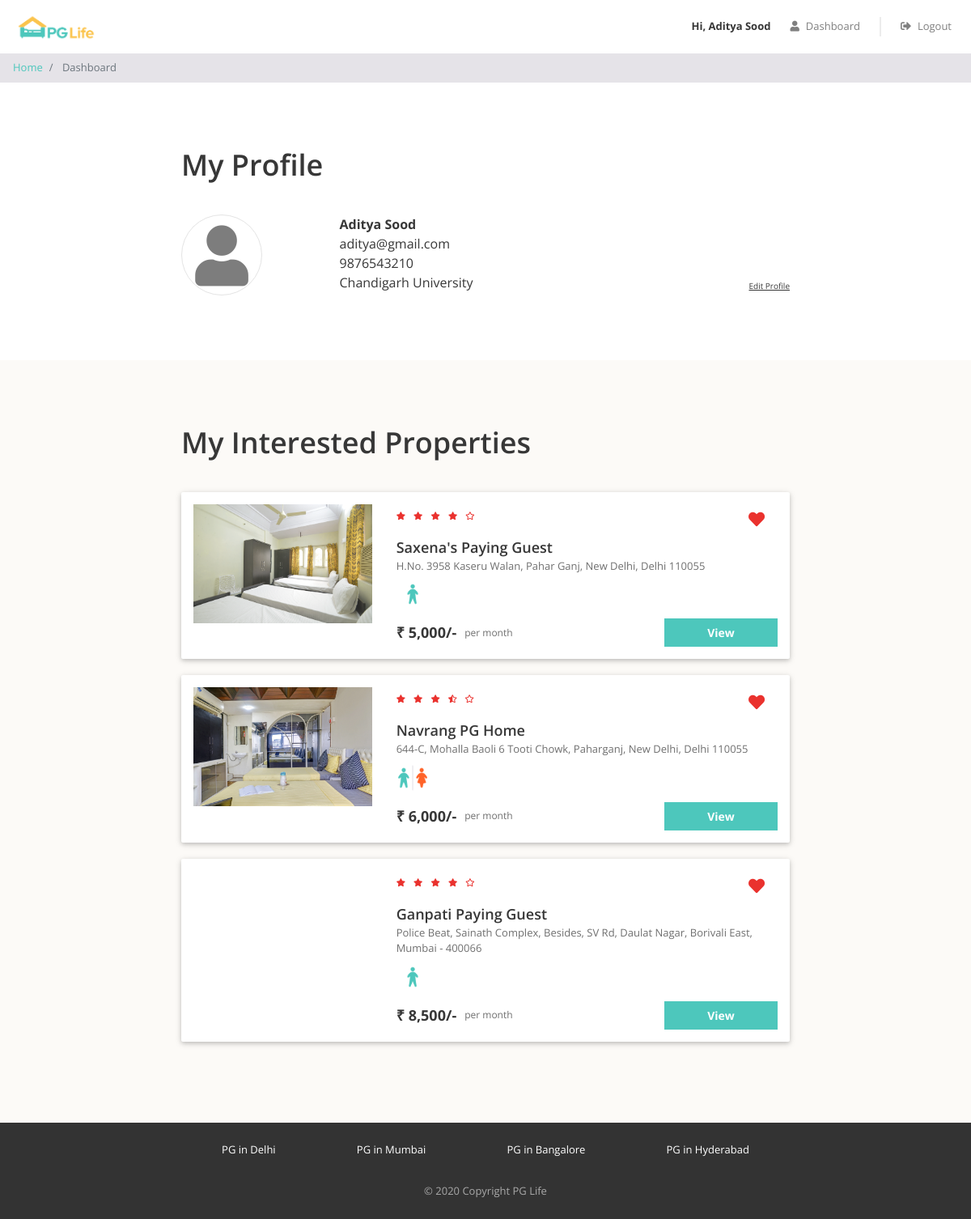
Page /dashboard.php (signed in) on the committed database.
### tables this page shows
CREATE TABLE `users` (
  `id` int(11) NOT NULL,
  `email` varchar(100) NOT NULL,
  `password` varchar(100) NOT NULL,
  `full_name` varchar(100) NOT NULL,
  `phone` varchar(20) NOT NULL,
  `gender` enum('male','female') NOT NULL,
  `college_name` varchar(100) NOT NULL
);

CREATE TABLE `interested_users_properties` (
  `id` int(11) NOT NULL,
  `user_id` int(11) NOT NULL,
  `property_id` int(11) NOT NULL
);

CREATE TABLE `properties` (
  `id` int(11) NOT NULL,
  `city_id` int(11) NOT NULL,
  `name` varchar(100) NOT NULL,
  `address` varchar(255) NOT NULL,
  `description` longtext NOT NULL,
  `gender` enum('male','female','unisex') NOT NULL,
  `rent` int(11) NOT NULL,
  `rating_clean` float(2,1) NOT NULL,
  `rating_food` float(2,1) NOT NULL,
  `rating_safety` float(2,1) NOT NULL
);

### dashboard.php (the view, shortened to what this page needs)
<?php
require "includes/database_connect.php";
$user_id = $_SESSION['user_id'];
$sql_1 = "SELECT * FROM users WHERE id = $user_id";
$result_1 = mysqli_query($conn, $sql_1);
$user = mysqli_fetch_assoc($result_1);
$sql_2 = "SELECT *
            FROM interested_users_properties iup
            INNER JOIN properties p ON iup.property_id = p.id
            WHERE iup.user_id = $user_id";
$result_2 = mysqli_query($conn, $sql_2);
$interested_properties = mysqli_fetch_all($result_2, MYSQLI_ASSOC);
?>
<!DOCTYPE html>
<html lang="en">
<head>
    <?php
    include "includes/head_links.php";
    ?>
    <link href="css/dashboard.css" rel="stylesheet" />
</head>
<body>
    <?php
    include "includes/header.php";
    ?>
    <nav aria-label="breadcrumb">
        <ol class="breadcrumb py-2">
            <li class="breadcrumb-item">
                <a href="index.php">Home</a>
            </li>
            <li class="breadcrumb-item active" aria-current="page">
                Dashboard
            </li>
        </ol>
    </nav>
    <div class="my-profile page-container">
        <h1>My Profile</h1>
        <div class="row">
            <div class="col-md-3 profile-img-container">
                <i class="fas fa-user profile-img"></i>
            </div>
            <div class="col-md-9">
                <div class="row no-gutters justify-content-between align-items-end">
                    <div class="profile">
                        <div class="name"><?= $user['full_name'] ?></div>
                        <div class="email"><?= $user['email'] ?></div>
                        <div class="phone"><?= $user['phone'] ?></div>
                        <div class="college"><?= $user['college_name'] ?></div>
                    </div>
                    <div class="edit">
                        <div class="edit-profile">Edit Profile</div>
                    </div>
                </div>
            </div>
        </div>
    </div>
    <?php
    if (count($interested_properties) > 0) {
    ?>
        <div class="my-interested-properties">
            <div class="page-container">
                <h1>My Interested Properties</h1>
                <?php
                foreach ($interested_properties as $property) {
                    $property_images = glob("img/properties/" . $property['id'] . "/*");
                ?>
                    <div class="property-card property-id-<?= $property['id'] ?> row">
                        <div class="image-container col-md-4">
                            <img src="<?= $property_images[0] ?>" />
                        </div>
                        <div class="content-container col-md-8">
                            <div class="row no-gutters justify-content-between">
                                <?php
                                $total_rating = ($property['rating_clean'] + $property['rating_food'] + $property['rating_safety']) / 3;
                                $total_rating = round($total_rating, 1);
                                ?>
                                <div class="star-container" title="<?= $total_rating ?>">
                                    <?php
                                    $rating = $total_rating;
                                    for ($i = 0; $i < 5; $i++) {
                                        if ($rating >= $i + 0.8) {
                                    ?>
                                            <i class="fas fa-star"></i>
                                        <?php
                                        } elseif ($rating >= $i + 0.3) {
                                        ?>
                                            <i class="fas fa-star-half-alt"></i>
                                        <?php
                                        } else {
                                        ?>
                                            <i class="far fa-star"></i>
                                    <?php
                                        }
                                    }
                                    ?>
                                </div>
                                <div class="interested-container">
                                    <i class="is-interested-image fas fa-heart" property_id="<?= $property['id'] ?>"></i>
                                </div>
                            </div>
                            <div class="detail-container">
                                <div class="property-name"><?= $property['name'] ?></div>
                                <div class="property-address"><?= $property['address'] ?></div>
                                <div class="property-gender">
                                    <?php
                                    if ($property['gender'] == "male") {
                                    ?>
                                        <img src="img/male.png">
                                    <?php
                                    } elseif ($property['gender'] == "female") {
                                    ?>
                                        <img src="img/female.png">
                                    <?php
                                    } else {
                                    ?>
                                        <img src="img/unisex.png">
                                    <?php
                                    }
                                    ?>
                                </div>
                            </div>
                            <div class="row no-gutters">
                                <div class="rent-container col-6">
                                    <div class="rent">₹ <?= number_format($property['rent']) ?>/-</div>
                                    <div class="rent-unit">per month</div>
                                </div>
                                <div class="button-container col-6">
                                    <a href="property_detail.php?property_id=<?= $property['id'] ?>" class="btn btn-primary">View</a>
                                </div>
                            </div>
                        </div>
                    </div>
                <?php
                }
                ?>
            </div>
        </div>
    <?php
    }
    ?>
    <?php
    include "includes/footer.php";
    ?>
</body>
</html>

### css/common.css (style rules this page uses)
* { box-sizing: border-box; font-family: 'Open Sans', sans-serif; }
body { color: #373737; font-size: 16px; position: relative; }
h1, h2, h3, h4, h5, h6 { font-weight: 600; }
h1 { font-size: 36px; margin-bottom: 40px; }
.btn-primary, .btn-warning, .btn-danger { color: white; font-weight: bold; }
.breadcrumb { background-color: #e5e3e8; font-size: 13px; border-radius: 0px; margin-bottom: 0px; }
.page-container { max-width: 800px; padding: 80px 24px; margin: auto; }

### css/dashboard.css (style rules this page uses)
.profile-img { color: #7d7d7d; font-size: 75px; text-align: center; border: 1px solid #e4e4e4; border-radius: 50%; height: 100px; width: 100px; line-height: 100px; }
.profile .name { font-weight: bold; }
.edit-profile { font-size: 10px; text-decoration: underline; cursor: pointer; }
.my-interested-properties { background-color: #fcfaf7; }
.property-card { background-color: #ffffff; border-radius: 2px; padding: 15px 0px; margin: 20px auto; box-shadow: 0 2px 5px 0 rgba(0, 0, 0, 0.16), 0 2px 10px 0 rgba(0, 0, 0, 0.12); }
.image-container { text-align: center; }
.image-container img { width: 100%; max-width: 300px; }
.star-container i { color: #EA322E; font-size: 10px; margin-right: 6px; }
.interested-container { text-align: center; padding: 8px 16px; }
.interested-container i { color: #EA322E; font-size: 20px; cursor: pointer; }
.detail-container { padding-bottom: 10px; }
.property-name { font-size: 18px; font-weight: 600; }
.property-address { color: #6f6f6f; font-size: 13px; padding-bottom: 5px; }
.property-gender img { width: 40px; }
.rent-container { display: flex; align-items: center; }
.rent { font-size: 18px; font-weight: bold; padding-right: 10px; }
.rent-unit { color: #6f6f6f; font-size: 12px; }
.button-container .btn { font-size: 14px; border-radius: 0px; width: 140px; float: right; }

### rows in the picture
users: full_name "Aditya Sood", email "aditya@gmail.com", phone "9876543210", college_name "Chandigarh University"
interested_users_properties: shows a picture, property.name "Saxena's Paying Guest", property.address "H.No. 3958 Kaseru Walan, Pahar Ganj, New Delhi, Delhi 110055", property.rent "5,000"
interested_users_properties: shows a picture, property.name "Navrang PG Home", property.address "644-C, Mohalla Baoli 6 Tooti Chowk, Paharganj, New Delhi, Delhi 110055", property.rent "6,000"
interested_users_properties: property.name "Ganpati Paying Guest", property.address "Police Beat, Sainath Complex, Besides, SV Rd, Daulat Nagar, Borivali East, Mumbai - 400066", property.rent "8,500"

### other values in the picture
$_SESSION["full_name"] "Aditya Sood"
